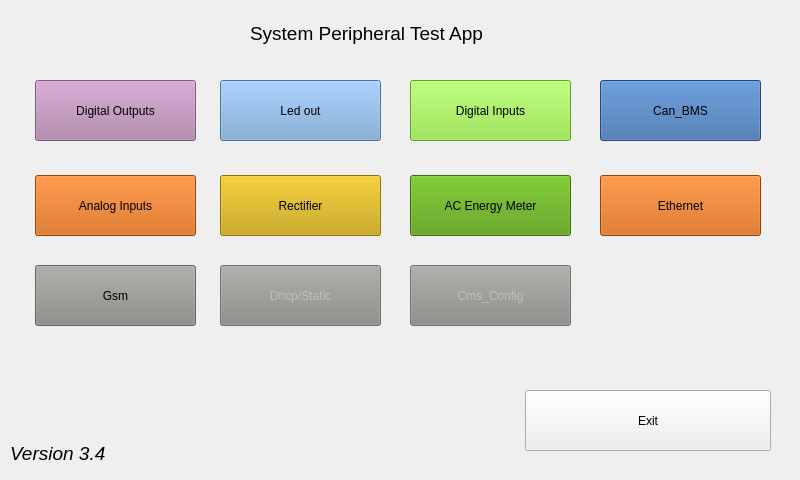
<?xml version="1.0" encoding="UTF-8"?>
<ui version="4.0">
 <class>MainWindow</class>
 <widget class="QMainWindow" name="MainWindow">
  <property name="geometry">
   <rect>
    <x>0</x>
    <y>0</y>
    <width>800</width>
    <height>480</height>
   </rect>
  </property>
  <property name="minimumSize">
   <size>
    <width>800</width>
    <height>480</height>
   </size>
  </property>
  <property name="windowTitle">
   <string>MainWindow</string>
  </property>
  <widget class="QWidget" name="centralWidget">
   <widget class="QLabel" name="mainHeadlineLabel">
    <property name="geometry">
     <rect>
      <x>250</x>
      <y>15</y>
      <width>316</width>
      <height>36</height>
     </rect>
    </property>
    <property name="font">
     <font>
      <pointsize>14</pointsize>
     </font>
    </property>
    <property name="text">
     <string>System Peripheral Test App</string>
    </property>
   </widget>
   <widget class="QPushButton" name="mainexitButton">
    <property name="geometry">
     <rect>
      <x>525</x>
      <y>390</y>
      <width>246</width>
      <height>61</height>
     </rect>
    </property>
    <property name="text">
     <string>Exit</string>
    </property>
   </widget>
   <widget class="QPushButton" name="doutButton">
    <property name="geometry">
     <rect>
      <x>35</x>
      <y>80</y>
      <width>161</width>
      <height>61</height>
     </rect>
    </property>
    <property name="styleSheet">
     <string notr="true">background-color: rgb(173, 127, 168);</string>
    </property>
    <property name="text">
     <string>Digital Outputs</string>
    </property>
    <property name="checkable">
     <bool>false</bool>
    </property>
   </widget>
   <widget class="QPushButton" name="ledButton">
    <property name="geometry">
     <rect>
      <x>220</x>
      <y>80</y>
      <width>161</width>
      <height>61</height>
     </rect>
    </property>
    <property name="styleSheet">
     <string notr="true">background-color: rgb(114, 159, 207);</string>
    </property>
    <property name="text">
     <string>Led out</string>
    </property>
    <property name="checkable">
     <bool>false</bool>
    </property>
   </widget>
   <widget class="QPushButton" name="dinButton">
    <property name="geometry">
     <rect>
      <x>410</x>
      <y>80</y>
      <width>161</width>
      <height>61</height>
     </rect>
    </property>
    <property name="styleSheet">
     <string notr="true">background-color: rgb(138, 226, 52);</string>
    </property>
    <property name="text">
     <string>Digital Inputs</string>
    </property>
    <property name="checkable">
     <bool>false</bool>
    </property>
   </widget>
   <widget class="QPushButton" name="emeterButton">
    <property name="geometry">
     <rect>
      <x>410</x>
      <y>175</y>
      <width>161</width>
      <height>61</height>
     </rect>
    </property>
    <property name="styleSheet">
     <string notr="true">background-color: rgb(78, 154, 6);</string>
    </property>
    <property name="text">
     <string>AC Energy Meter</string>
    </property>
    <property name="checkable">
     <bool>false</bool>
    </property>
   </widget>
   <widget class="QPushButton" name="ethernetButton">
    <property name="geometry">
     <rect>
      <x>600</x>
      <y>175</y>
      <width>161</width>
      <height>61</height>
     </rect>
    </property>
    <property name="styleSheet">
     <string notr="true">background-color: rgb(206, 92, 0);</string>
    </property>
    <property name="text">
     <string>Ethernet</string>
    </property>
    <property name="checkable">
     <bool>false</bool>
    </property>
   </widget>
   <widget class="QPushButton" name="canButton">
    <property name="geometry">
     <rect>
      <x>600</x>
      <y>80</y>
      <width>161</width>
      <height>61</height>
     </rect>
    </property>
    <property name="styleSheet">
     <string notr="true">background-color: rgb(52, 101, 164);</string>
    </property>
    <property name="text">
     <string>Can_BMS</string>
    </property>
    <property name="checkable">
     <bool>false</bool>
    </property>
   </widget>
   <widget class="QPushButton" name="rectifierButton">
    <property name="geometry">
     <rect>
      <x>220</x>
      <y>175</y>
      <width>161</width>
      <height>61</height>
     </rect>
    </property>
    <property name="styleSheet">
     <string notr="true">background-color: rgb(196, 160, 0);</string>
    </property>
    <property name="text">
     <string>Rectifier</string>
    </property>
    <property name="checkable">
     <bool>false</bool>
    </property>
   </widget>
   <widget class="QPushButton" name="gsmButton">
    <property name="geometry">
     <rect>
      <x>35</x>
      <y>265</y>
      <width>161</width>
      <height>61</height>
     </rect>
    </property>
    <property name="styleSheet">
     <string notr="true">background-color: rgb(136, 138, 133);</string>
    </property>
    <property name="text">
     <string>Gsm</string>
    </property>
    <property name="checkable">
     <bool>false</bool>
    </property>
   </widget>
   <widget class="QPushButton" name="adcExtButton">
    <property name="geometry">
     <rect>
      <x>35</x>
      <y>175</y>
      <width>161</width>
      <height>61</height>
     </rect>
    </property>
    <property name="styleSheet">
     <string notr="true">background-color: rgb(206, 92, 0);</string>
    </property>
    <property name="text">
     <string>Analog Inputs</string>
    </property>
    <property name="checkable">
     <bool>false</bool>
    </property>
   </widget>
   <widget class="QPushButton" name="dhcpButton">
    <property name="enabled">
     <bool>false</bool>
    </property>
    <property name="geometry">
     <rect>
      <x>220</x>
      <y>265</y>
      <width>161</width>
      <height>61</height>
     </rect>
    </property>
    <property name="styleSheet">
     <string notr="true">background-color: rgb(136, 138, 133);</string>
    </property>
    <property name="text">
     <string>Dhcp/Static</string>
    </property>
    <property name="checkable">
     <bool>false</bool>
    </property>
   </widget>
   <widget class="QPushButton" name="cmsconfigButton">
    <property name="enabled">
     <bool>false</bool>
    </property>
    <property name="geometry">
     <rect>
      <x>410</x>
      <y>265</y>
      <width>161</width>
      <height>61</height>
     </rect>
    </property>
    <property name="styleSheet">
     <string notr="true">background-color: rgb(136, 138, 133);</string>
    </property>
    <property name="text">
     <string>Cms_Config</string>
    </property>
    <property name="checkable">
     <bool>false</bool>
    </property>
   </widget>
   <widget class="QLabel" name="label">
    <property name="geometry">
     <rect>
      <x>10</x>
      <y>445</y>
      <width>171</width>
      <height>17</height>
     </rect>
    </property>
    <property name="font">
     <font>
      <pointsize>14</pointsize>
      <italic>true</italic>
     </font>
    </property>
    <property name="text">
     <string>Version 3.4</string>
    </property>
   </widget>
  </widget>
 </widget>
 <layoutdefault spacing="6" margin="11"/>
 <resources/>
 <connections/>
</ui>
